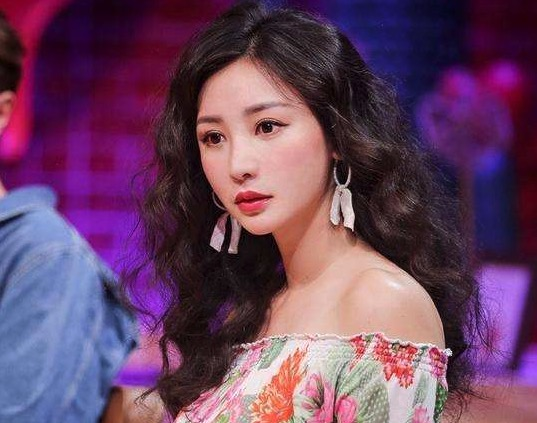
#> input picture src/python-opencv/a.jpg, 537 x 423 px, found by its file name
$ python test_001_base.py
#> lines starting #> are read from the running program, lines starting #| are printed output that depends on the picture
# -*- coding: UTF-8 -*-
import numpy as np
import cv2

# -----------------------------直接读取--------------------------------
def direct_read(imgPath):
#> called with imgPath = 'src/python-opencv/a.jpg'
    img = cv2.imread(imgPath,0)    #读取图像（直接读取）
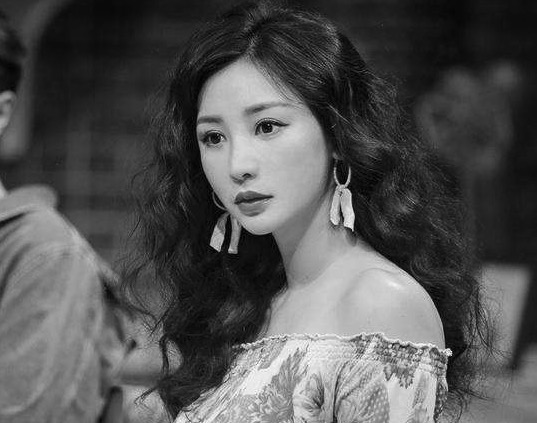
#> img: shape (423, 537); min 0, max 255, mean 82.4

    # img = cv2.imread(imgPath,cv2.IMREAD_COLOR)   #读取图像（BGR，忽略alpha通道）
    # img = cv2.imread(imgPath,cv2.IMREAD_GRAYSCALE)   #读取图像（读入灰度图片）
    # img = cv2.imread(imgPath,cv2.IMREAD_UNCHANGED)   #读取图像（完整图片，包括alpha通道）

    # -----------------------------图片的属性 （长、宽、通道数）--------------------------------

    """
    输出：
        图片形状： (366, 445, 3)
        图片大小： 488610
        图片类型： uint8
    """
    print ("图片形状：",img.shape)
#| 图片形状： (423, 537)
    print ("图片大小：",img.size)
#| 图片大小： 227151
    print ("图片类型：",img.dtype)
#| 图片类型： uint8

    cv2.imshow('image',img)         #显示图像
    k = cv2.waitKey(0)
#> (key Esc is pressed here)
    if k == 27:                     # 按 Esc 退出（关闭显示窗口）
        cv2.destroyAllWindows()
    elif k == ord('s'):             # 按 's' 保存并退出 （关闭显示窗口）
        cv2.imwrite('test.png',img)
        cv2.destroyAllWindows()

# -----------------------------保存------------------------

"""
写入（保存）图片选取参数：
	cv2.imwrite(file，img，num)
	file：文件名
	img： 图像
	num： 可选参数（针对特定的格式）：
		  对于JPEG，表示图像的质量，用0-100的整数表示，默认95，越高画质越好，文件越大
		  对于png， 表示压缩级别。范围0到9，默认3，越高文件越小，画质越差
"""
def write(imgPath):
    grayImage = cv2.imread(imgPath, cv2.IMREAD_GRAYSCALE)
    cv2.imwrite('test.png', grayImage)
    cv2.imwrite('test.jpeg', grayImage , (cv2.IMWRITE_JPEG_QUALITY, 80))
    cv2.imwrite('test.png', grayImage , (cv2.IMWRITE_PNG_COMPRESSION, 5))

if __name__ == "__main__":
    imgPath = 'src/python-opencv/a.jpg'
    direct_read(imgPath)

$ run again, with src/python-opencv/b.jpg copied over src/python-opencv/a.jpg
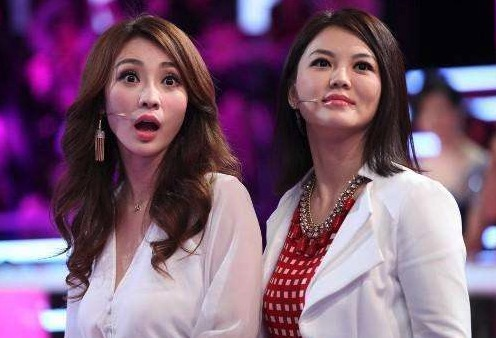
#> input picture src/python-opencv/b.jpg, 496 x 338 px, found by its file name
#> in direct_read, `img = cv2.imread(imgPath,0)`:
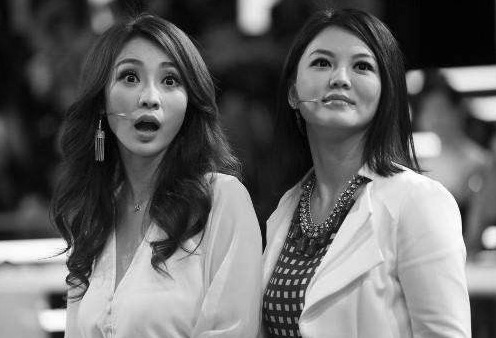
#> img: shape (338, 496); min 0, max 255, mean 102.1
#| 图片形状： (338, 496)
#| 图片大小： 167648
#| 图片类型： uint8
